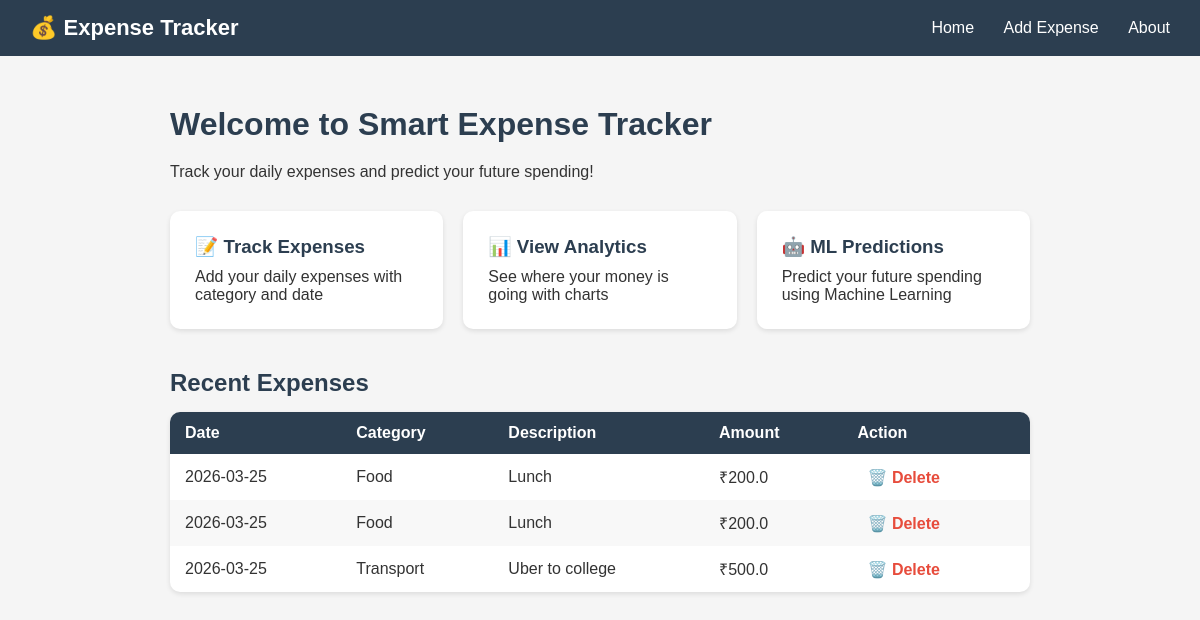
Before: / with the older database file.
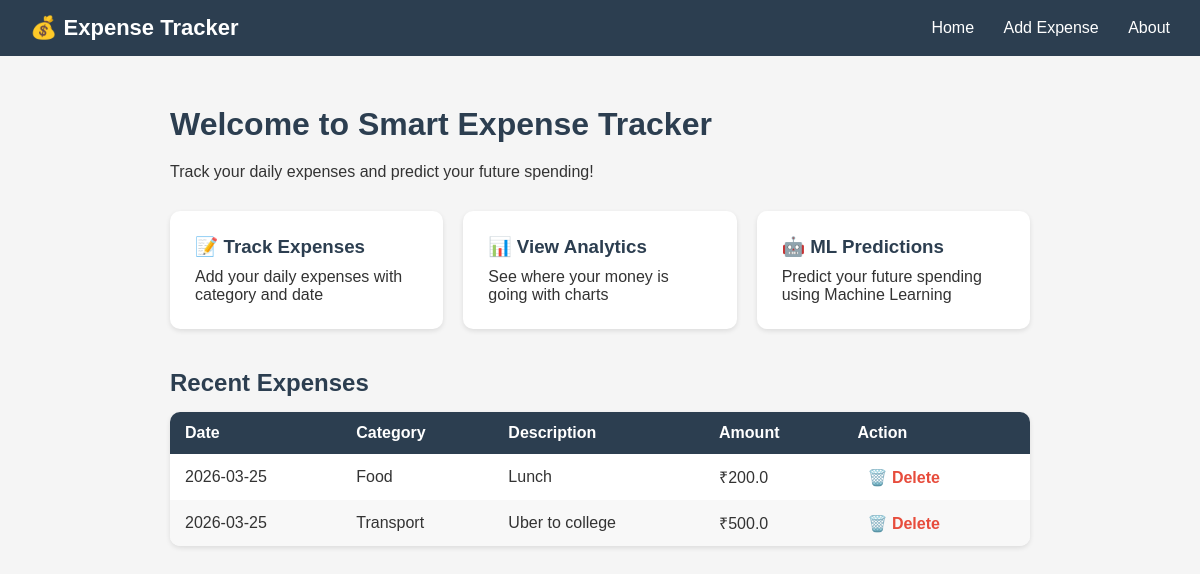
After: the same page with the newer database file.
### tables this page shows
CREATE TABLE expenses(
            id INTEGER PRIMARY KEY AUTOINCREMENT,
            amount REAL NOT NULL,
            category TEXT NOT NULL,
            description TEXT,
            date TEXT NOT NULL
        );

### app.py (the view)
@app.route('/')
def home():
    conn = get_db_connection()
    expenses = conn.execute(
        'SELECT * FROM expenses ORDER BY date DESC'
    ).fetchall()
    conn.close()
    return render_template('index.html', expenses=expenses)

### app.py (called while the page is built)
def get_db_connection():
    conn = sqlite3.connect('expenses.db')
    conn.row_factory = sqlite3.Row
    return conn

### templates/index.html
{% extends 'base.html' %}
{% block content %}
    <h1>Welcome to Smart Expense Tracker</h1>
    <p>Track your daily expenses and predict your future spending!</p>
    <div class="features">
        <div class="feature-card">
            <h3>📝 Track Expenses</h3>
            <p>Add your daily expenses with category and date</p>
        </div>
        <div class="feature-card">
            <h3>📊 View Analytics</h3>
            <p>See where your money is going with charts</p>
        </div>
        <div class="feature-card">
            <h3>🤖 ML Predictions</h3>
            <p>Predict your future spending using Machine Learning</p>
        </div>
    </div>
    <h2 style="margin-top: 40px;">Recent Expenses</h2>
    {% if expenses %}
        <table>
            <thead>
                <tr>
                    <th>Date</th>
                    <th>Category</th>
                    <th>Description</th>
                    <th>Amount</th>
                    <th>Action</th>
                </tr>
            </thead>
            <tbody>
                {% for expense in expenses %}
                <tr>
                    <td>{{ expense['date'] }}</td>
                    <td>{{ expense['category'] }}</td>
                    <td>{{ expense['description'] }}</td>
                    <td>₹{{ expense['amount'] }}</td>
                    <td>
                        <a href="/delete/{{ expense['id'] }}" class="delete-btn"
                           onclick="return confirm('Are you sure you want to delete this expense?')">
                            🗑️ Delete
                        </a>
                    </td>
                </tr>
                {% endfor %}
            </tbody>
        </table>
    {% else %}
        <p style="margin-top: 15px; color: #888;">
            No expenses yet.
            <a href="/add">Add your first expense!</a>
        </p>
    {% endif %}
{% endblock %}

### templates/base.html (shortened to what this page needs)
<!DOCTYPE html>
<html lang="en">
<head>
    <link rel="stylesheet" href="{{ url_for('static', filename='style.css') }}">
</head>
<body>
    <nav>
        <div class="logo">💰 Expense Tracker</div>
        <div class="nav-links">
            <a href="/">Home</a>
            <a href="/add">Add Expense</a>
            <a href="/about">About</a>
        </div>
    </nav>
    <div class="container">
        {% block content %}
        {% endblock %}
    </div>
</body>
</html>

### static/style.css (style rules this page uses)
* { margin: 0; padding: 0; box-sizing: border-box; }
body { font-family: Arial, sans-serif; background-color: #f5f5f5; color: #333; }
nav { background-color: #2c3e50; padding: 15px 30px; display: flex; justify-content: space-between; align-items: center; }
.logo { color: white; font-size: 22px; font-weight: bold; }
.nav-links a { color: white; text-decoration: none; margin-left: 25px; font-size: 16px; }
.container { max-width: 900px; margin: 30px auto; padding: 20px; }
h1 { color: #2c3e50; margin-bottom: 20px; }
.features { display: flex; gap: 20px; margin-top: 30px; flex-wrap: wrap; }
.feature-card { background: white; padding: 25px; border-radius: 10px; flex: 1; min-width: 200px; box-shadow: 0 2px 5px rgba(0,0,0,0.1); }
.feature-card h3 { margin-bottom: 10px; color: #2c3e50; }
table { width: 100%; border-collapse: collapse; margin-top: 15px; background: white; border-radius: 10px; overflow: hidden; box-shadow: 0 2px 5px rgba(0,0,0,0.1); }
thead { background-color: #2c3e50; color: white; }
th, td { padding: 12px 15px; text-align: left; }
tbody tr:nth-child(even) { background-color: #f8f8f8; }
h2 { color: #2c3e50; margin-bottom: 10px; }
.delete-btn { color: #e74c3c; text-decoration: none; font-weight: bold; padding: 5px 10px; border-radius: 5px; }

Changed rows visible on the page:
removed expenses: date "2026-03-25", category "Food", description "Lunch", amount "200.0"
